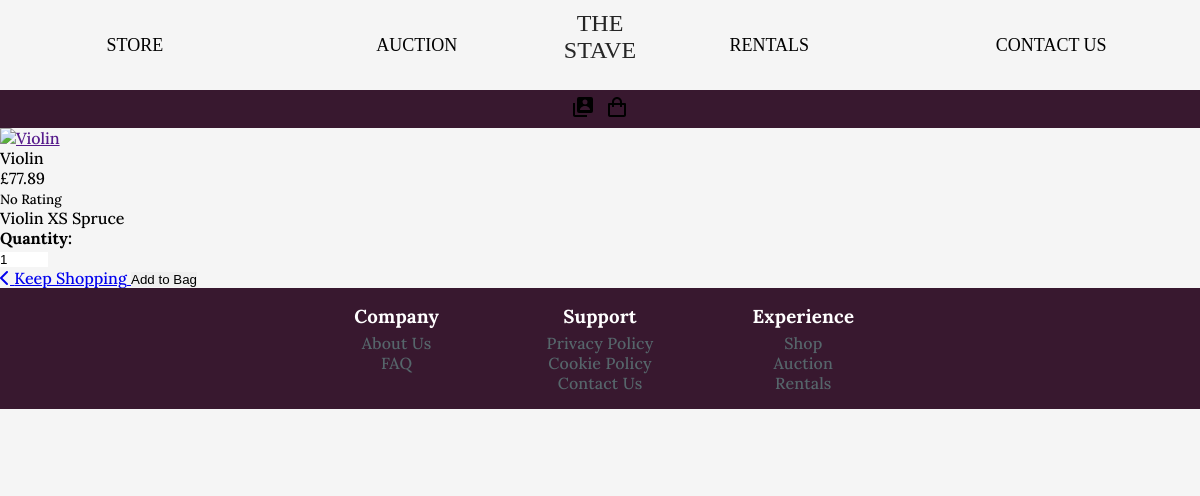
Screenshot of /store/1/ with the database file from the repository.
### store/models.py (models this page shows, shortened)
class Product(models.Model):
    class Meta:
        verbose_name_plural = 'Products'
    category = models.ForeignKey('Category', null=True, blank=True, on_delete=models.SET_NULL)
    sku = models.CharField(max_length=254, null=True, blank=True)
    name = models.CharField(max_length=254)
    description = models.TextField()
    has_sizes = models.BooleanField(default=False, null=True, blank=True)
    price = models.DecimalField(max_digits=6, decimal_places=2)
    acoustic_type = models.CharField(max_length=254)
    size = models.CharField(max_length=254, null=True)
    image_url = models.URLField(max_length=1024, null=True, blank=True)
    image = models.ImageField(null=True, blank=True)
    stock = models.DecimalField(max_digits=6, decimal_places=0, default=0)

### store/views.py (the view)
# urls.py: path('<int:product_id>/', views.product_detail, name='product_detail'),
def product_detail(request, product_id):
    product = get_object_or_404(Product, pk=product_id)
    context = {
        'product': product,
    }
    return render(request, 'store/product_detail.html', context)

### cart/contexts.py (called while the page is built, shortened)
def cart_contents(request):
    cart_items = []
    total = 0
    product_count = 0
    cart = request.session.get('cart', {})
    context = {
        'cart_items': cart_items,
        'total': total,
        'product_count': product_count,
    }
    return context

### store/templates/store/product_detail.html (shortened to what this page needs)
{% extends "base.html" %}
{% load static %}
{% block extra_css %}
    <link rel="stylesheet" href="{% static 'store/css/store.css' %}">
{% endblock %}
{% block content %}
    <div>
        <div>
            <div>
                <div>
                    {% if product.image %}
                        <a href="{{ product.image.url }}" target="_blank">
                            <img src="{{ product.image.url }}" alt="{{ product.name }}">
                        </a>
                        {% else %}
                        <a href="">
                            <img src="{{ MEDIA_URL }}noimage.png" alt="{{ product.name }}">
                        </a>
                    {% endif %}
                </div>
            </div>
            <div>
                <div>
                    <p>{{ product.name }}</p>
                    <p>£{{ product.price }}</p>
                    {% if product.rating %}
                        <small><i class="fas fa-star mr-1"></i>{{ product.rating }} / 5</small>
                    {% else %}
                        <small>No Rating</small>
                    {% endif %}
                    <p>{{ product.description }}</p>
                    <form class="form" action="{% url 'add_to_cart' product.id %}" method="POST">
                        <div>
                            <div>
                                <p><strong>Quantity:</strong></p>
                                <div>
                                    <div>
                                        <input type="number" name="quantity" value="1" min="1" max="99" data-item_id="{{ product.id }}" id="id_qty_{{ product.id }}">
                                    </div>
                                </div>
                            </div>
                            <div>
                                <a href="{% url 'store' %}">
                                    <span>
                                        <i class="fas fa-chevron-left"></i>
                                    </span>
                                    <span>Keep Shopping</span>
                                </a>
                                <input type="submit" value="Add to Bag">
                            </div>
                        </div>
                    </form>
                </div>
            </div>
        </div>
    </div>
{% endblock %}

### static/css/base.css (style rules this page uses)
* { margin: 0; padding: 0; border: 0; }
body { background: whitesmoke; font-family: "Lora", serif; font-style: normal; font-weight: 500; }

### rows the page displays
Product: name "Violin", price "77.89", description "Violin XS Spruce", quantity "1"
